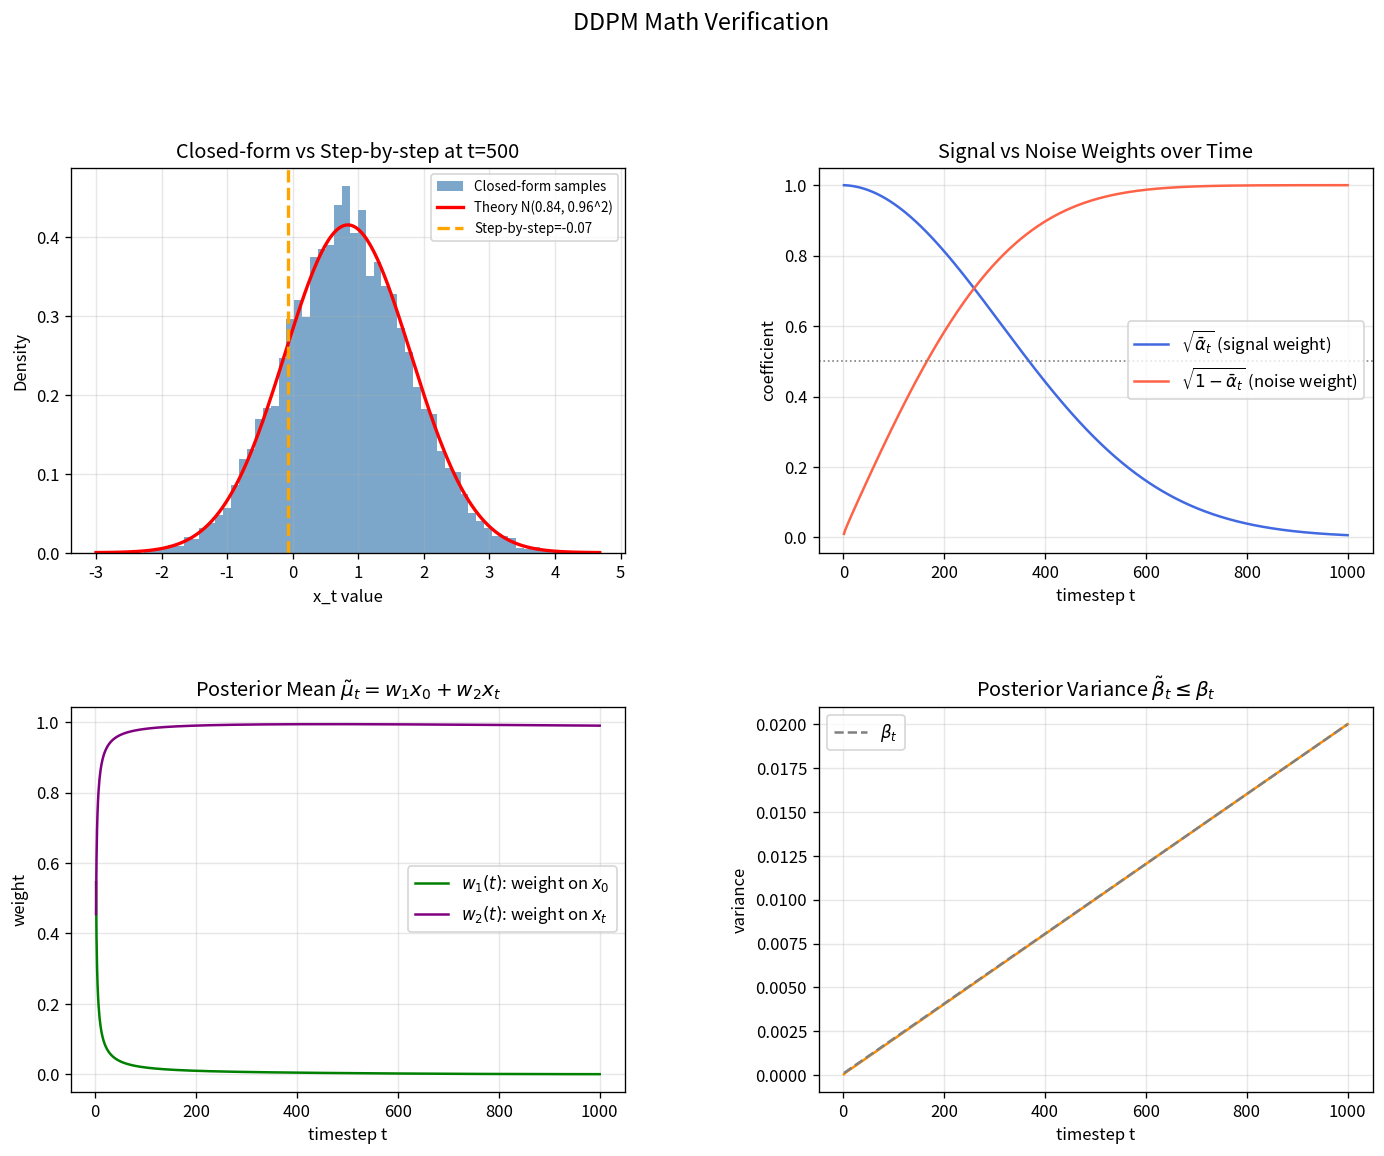

Recreate this plot in Python.
# %% [markdown]
# # Section 01 - 数学原理可视化
# 验证闭合公式 & 展示后验均值 tilde_mu

# %% 导入与超参数
import numpy as np
import matplotlib.pyplot as plt
import matplotlib.gridspec as gridspec
import matplotlib.font_manager as fm
from scipy.stats import norm

plt.rcParams['font.family'] = 'Noto Sans CJK SC'
plt.rcParams['axes.unicode_minus'] = False

np.random.seed(0)

T = 1000
betas         = np.linspace(1e-4, 0.02, T)
alphas        = 1.0 - betas
alpha_cumprod = np.cumprod(alphas)          # ᾱt

# %% 实验1：验证闭合公式与逐步迭代等价
x0 = np.array([3.0])          # 一维标量，便于验证
target_t = 500

# 方法A：逐步迭代 T=500 步
x = x0.copy()
for i in range(target_t):
    eps = np.random.randn(*x.shape)
    x = np.sqrt(alphas[i]) * x + np.sqrt(betas[i]) * eps
x_step = float(x)

# 方法B：闭合公式，一步采样 10000 次，验证分布一致
n_samples = 10000
eps_batch = np.random.randn(n_samples)
x_closed  = np.sqrt(alpha_cumprod[target_t-1]) * x0[0] + np.sqrt(1 - alpha_cumprod[target_t-1]) * eps_batch

theoretical_mean = np.sqrt(alpha_cumprod[target_t-1]) * x0[0]
theoretical_std  = np.sqrt(1 - alpha_cumprod[target_t-1])

# %% 实验2：后验均值权重 w1, w2 与后验方差
alpha_cumprod_prev = np.concatenate([[1.0], alpha_cumprod[:-1]])  # ᾱ_{t-1}
w1 = np.sqrt(alpha_cumprod_prev[1:]) * betas[1:] / (1 - alpha_cumprod[1:])
w2 = np.sqrt(alphas[1:]) * (1 - alpha_cumprod_prev[1:]) / (1 - alpha_cumprod[1:])
beta_tilde = (1 - alpha_cumprod_prev[1:]) / (1 - alpha_cumprod[1:]) * betas[1:]

# %% 绘图：四子图汇总
fig = plt.figure(figsize=(14, 10))
gs  = gridspec.GridSpec(2, 2, figure=fig, hspace=0.4, wspace=0.35)

# --- 图1：闭合公式采样分布 vs 理论值 ---
ax1 = fig.add_subplot(gs[0, 0])
ax1.hist(x_closed, bins=60, density=True, alpha=0.7, color='steelblue', label='Closed-form samples')
x_plot = np.linspace(theoretical_mean - 4*theoretical_std,
                     theoretical_mean + 4*theoretical_std, 300)
ax1.plot(x_plot, norm.pdf(x_plot, theoretical_mean, theoretical_std),
         'r-', lw=2, label=f'Theory N({theoretical_mean:.2f}, {theoretical_std:.2f}^2)')
ax1.axvline(x_step, color='orange', lw=2, linestyle='--', label=f'Step-by-step={x_step:.2f}')
ax1.set_title(f'Closed-form vs Step-by-step at t={target_t}')
ax1.set_xlabel('x_t value'); ax1.set_ylabel('Density')
ax1.legend(fontsize=8); ax1.grid(True, alpha=0.3)

# --- 图2：sqrt(alpha_bar) & sqrt(1-alpha_bar) 随 t 变化 ---
ax2 = fig.add_subplot(gs[0, 1])
t_range = np.arange(1, T+1)
ax2.plot(t_range, np.sqrt(alpha_cumprod), label=r'$\sqrt{\bar\alpha_t}$ (signal weight)', color='royalblue')
ax2.plot(t_range, np.sqrt(1 - alpha_cumprod), label=r'$\sqrt{1-\bar\alpha_t}$ (noise weight)', color='tomato')
ax2.axhline(0.5, color='gray', linestyle=':', lw=1)
ax2.set_xlabel('timestep t'); ax2.set_ylabel('coefficient')
ax2.set_title('Signal vs Noise Weights over Time')
ax2.legend(); ax2.grid(True, alpha=0.3)

# --- 图3：后验均值的两项权重 ---
ax3 = fig.add_subplot(gs[1, 0])
t_range2 = np.arange(2, T+1)
ax3.plot(t_range2, w1, label=r'$w_1(t)$: weight on $x_0$', color='green')
ax3.plot(t_range2, w2, label=r'$w_2(t)$: weight on $x_t$', color='purple')
ax3.set_xlabel('timestep t'); ax3.set_ylabel('weight')
ax3.set_title(r'Posterior Mean $\tilde\mu_t = w_1 x_0 + w_2 x_t$')
ax3.legend(); ax3.grid(True, alpha=0.3)

# --- 图4：posterior variance tilde_beta ---
ax4 = fig.add_subplot(gs[1, 1])
ax4.plot(t_range2, beta_tilde, color='darkorange')
ax4.plot(t_range2, betas[1:], color='gray', linestyle='--', label=r'$\beta_t$')
ax4.set_xlabel('timestep t'); ax4.set_ylabel('variance')
ax4.set_title(r'Posterior Variance $\tilde\beta_t \leq \beta_t$')
ax4.legend(); ax4.grid(True, alpha=0.3)

plt.suptitle('DDPM Math Verification', fontsize=14, y=1.01)
plt.savefig('/root/autodl-tmp/ddpm_learn/section01_intro/02_math_visualization.png',
            dpi=120, bbox_inches='tight')
plt.show()

# %% 打印数值验证
print("=" * 55)
print(f"  Closed-form mean  : {x_closed.mean():.4f}  (theory: {theoretical_mean:.4f})")
print(f"  Closed-form std   : {x_closed.std():.4f}  (theory: {theoretical_std:.4f})")
print()
print(f"  At t=2:  w1={w1[0]:.4f}, w2={w2[0]:.4f}, sum={w1[0]+w2[0]:.4f}")
print(f"  At t=500: w1={w1[498]:.4f}, w2={w2[498]:.4f}")
print(f"  At t=999: w1={w1[-1]:.4f}, w2={w2[-1]:.4f}")
print()
print("  -> Early steps: x0 matters more (high w1)")
print("  -> Late  steps: xt dominates    (high w2)")
print("=" * 55)
